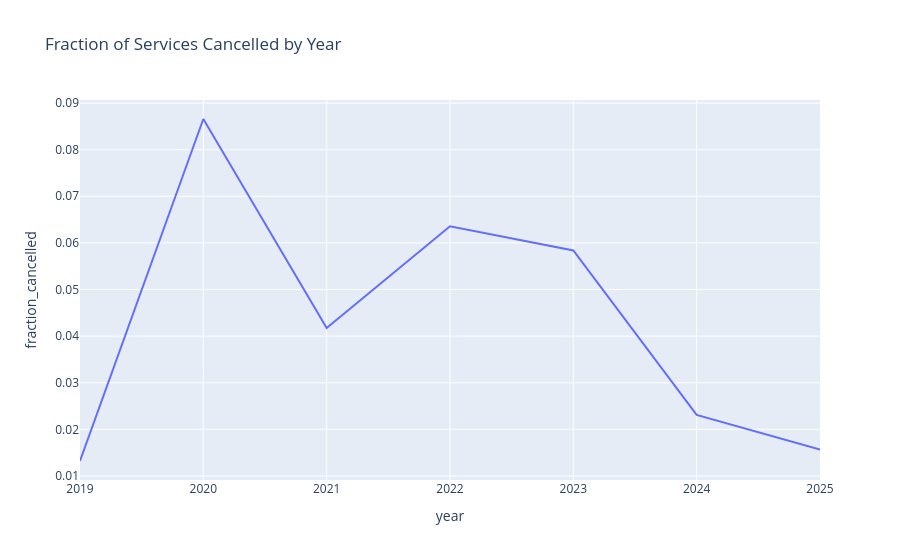

This figure's notebook cell:
### Markdown cell above
### 7.9. What fraction of all services were cancelled (`Service:Completely cancelled`) in different years? Make a line plot.

### Code cell
# Get total services per year
total_df = pd.DataFrame(con.execute("""
    SELECT EXTRACT(YEAR FROM "Service:Date") as year, 
    COUNT(DISTINCT "Service:RDT-ID") as total_services
    FROM services
    GROUP BY year
    ORDER BY year;
    """).fetchall(), columns=['year', 'total_services'])

# Get cancelled services per year
cancelled_df = pd.DataFrame(con.execute("""
    SELECT EXTRACT(YEAR FROM "Service:Date") as year, 
    COUNT(DISTINCT "Service:RDT-ID") as cancelled_services
    FROM services
    WHERE "Service:Completely cancelled" = true
    GROUP BY year
    ORDER BY year;
    """).fetchall(), columns=['year', 'cancelled_services'])

# Merge and calculate fraction
df = pd.merge(total_df, cancelled_df, on='year', how='left').fillna(0)
df['fraction_cancelled'] = df['cancelled_services'] / df['total_services']

# Plot
fig = px.line(df, x='year', y='fraction_cancelled', title='Fraction of Services Cancelled by Year')
fig.show()

### Figure 1 — Plotly figure (JSON) as saved in the notebook; plotly's stock layout.template omitted (floating-point values rounded to 4 significant figures)
{"data": [{"hovertemplate": "year=%{x}<br>fraction_cancelled=%{y}<extra></extra>", "legendgroup": "", "line": {"color": "#636efa", "dash": "solid"}, "marker": {"symbol": "circle"}, "mode": "lines", "name": "", "orientation": "v", "showlegend": false, "type": "scatter", "x": [2019, 2020, 2021, 2022, 2023, 2024, 2025], "xaxis": "x", "y": [0.01321, 0.08658, 0.04176, 0.06357, 0.05838, 0.02311, 0.01566], "yaxis": "y"}], "layout": {"legend": {"tracegroupgap": 0}, "title": {"text": "Fraction of Services Cancelled by Year"}, "xaxis": {"anchor": "y", "domain": [0, 1], "title": {"text": "year"}}, "yaxis": {"anchor": "x", "domain": [0, 1], "title": {"text": "fraction_cancelled"}}}}
